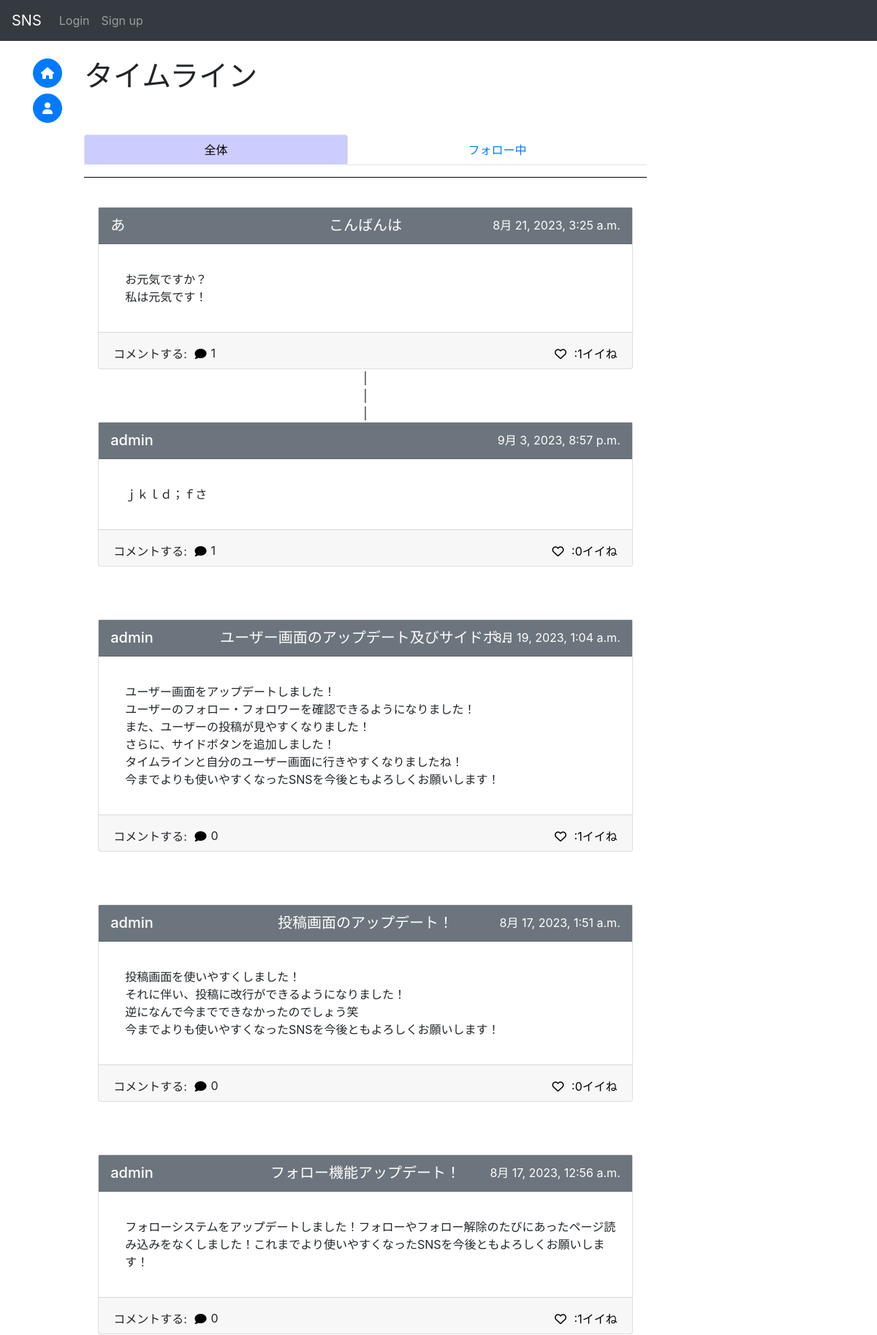
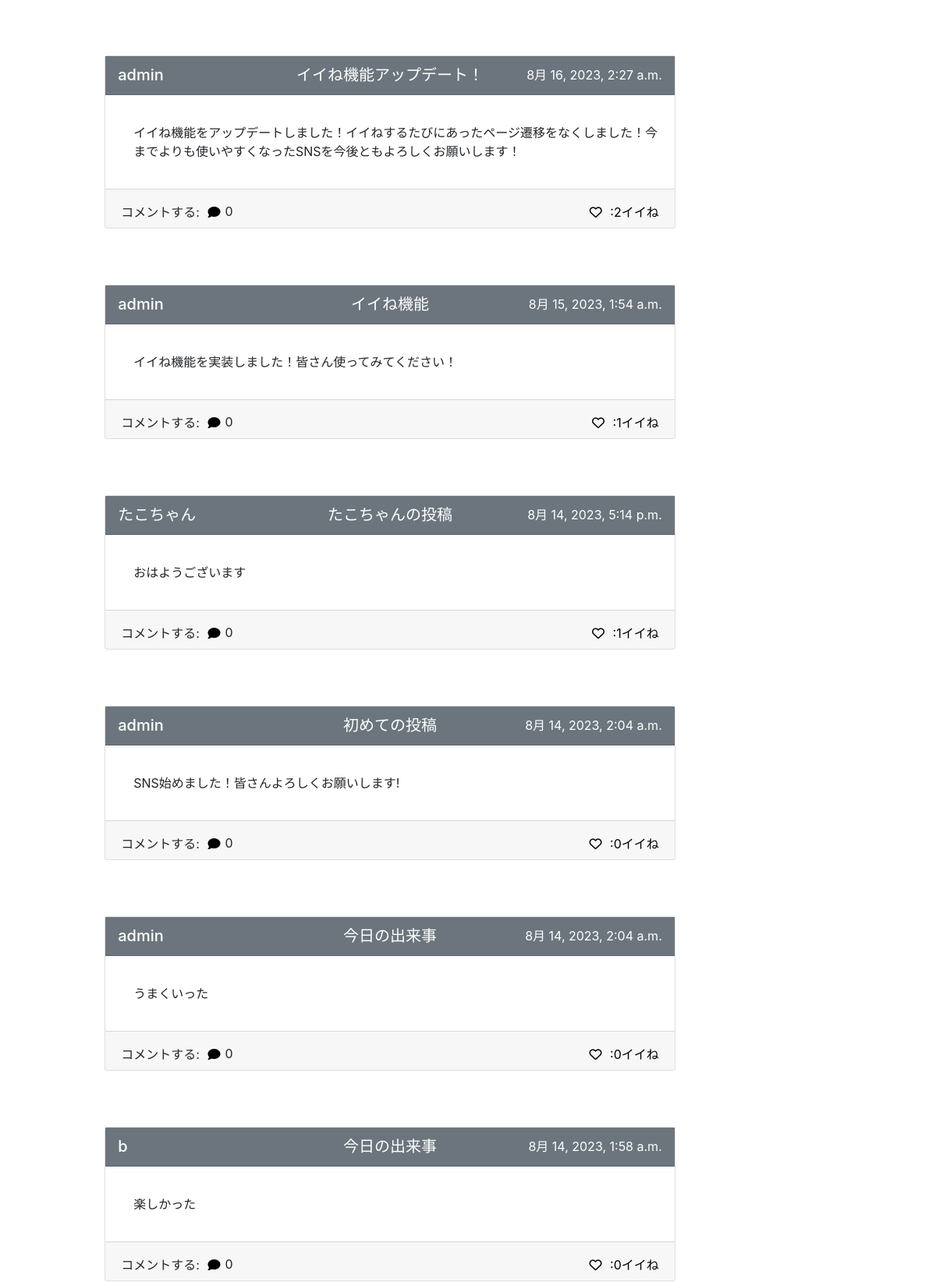
Screenshot of /sns/ (upper part) with the database file from the repository (2 pictures, top to bottom).
### sns/models.py (models this page shows, shortened)
class Post(models.Model):
    id = models.UUIDField(primary_key=True, default=uuid.uuid4, editable=False)
    title = models.CharField(max_length=50, null=True)
    detail = models.TextField(max_length=255)
    author = models.ForeignKey(
        get_user_model(),
        on_delete=models.CASCADE
    )
    created_at = models.DateTimeField(auto_now_add=True)
    good_num = models.IntegerField(default=0)
    mode = models.IntegerField(default=0)#0:通常の投稿 1:コメント
    parent_post = models.ForeignKey(
        "Post",
        on_delete=models.CASCADE,
        null=True,
        blank=True
    )

### accounts/models.py (models this page shows, shortened)
class CustomUser(AbstractBaseUser, PermissionsMixin):
    id = models.UUIDField(primary_key=True, default=uuid.uuid4, editable=False)
    email = models.EmailField(_("email address"), unique=True, blank=True)
    is_staff = models.BooleanField(
        _("staff status"),
        default=False,
        help_text=_("Designates whether the user can log into this admin site."),
    )
    username = models.CharField(_("username"), max_length=50)
    usertag = models.CharField(_("usertag"), max_length=16, default=randomname(16), unique=True)
    created_at = models.DateTimeField(auto_now_add=True)
    objects = CustomUserManager()
    EMAIL_FIELD = "email"
    USERNAME_FIELD = "email"
    REQUIRED_FIELDS = ["username", "usertag"]
    class Meta:
        verbose_name = _("user")
        verbose_name_plural = _("users")
    def __str__(self):
        return self.username

### sns/views.py (the view, shortened to what this page needs)
# urls.py: path("", views.IndexView.as_view(), name="index"),
class IndexView(generic.ListView):
    queryset = Post.objects.filter(mode=0)
    def get_context_data(self, *args, **kwargs: Any):
        context = super().get_context_data(*args, **kwargs)
        comments = {}
        com = Post.objects.filter(mode=1)
        for c in com:
            if c.parent_post.id not in comments:
                comments[c.parent_post.id] = []
            comments[c.parent_post.id].append(c)
        context["post_comments"] = comments
        comment_num = {}
        top_comment = {}
        for p in self.queryset:
            comment_num[p.id] = p.post_set.all().count()
            try:
                tmp = p.post_set.all()[0]
                top_comment[p.id] = tmp
                comment_num[tmp.id] = tmp.post_set.all().count()
            except Exception:
                pass
        context["comment_num"] = comment_num
        context["top_comment"] = top_comment
        if self.request.user.is_anonymous:
            return context

### sns/templatetags/custom_filter.py (called while the page is built)
@register.filter
def get_value(d, k):
    if k in d:
        return d[k]
    return None

### sns/templates/sns/post_list.html (shortened to what this page needs)
{% extends 'base.html' %}
{% block content %}
{% load custom_filter %}
<h1>タイムライン</h1><br>
<div class="row-1" style="position: sticky;top: 55px;z-index:2;background-color:#fff;">
    <br>
    <ul class="nav nav-tabs nav-fill nav-pills" role="tablist">
        <li class="nav-item tab-hov">
            <a class="nav-link active" id="item1-tab" data-toggle="tab" href="#item1" role="tab" aria-controls="item1" aria-selected="true">全体</a>
        </li>
        <li class="nav-item tab-hov">
            <a class="nav-link" id="item2-tab" data-toggle="tab" href="#item2" role="tab" aria-controls="item2" aria-selected="false">フォロー中</a>
        </li>
    </ul>
    <hr size="10" width="100%" color="black">
    <br>
</div>
<div class="tab-content">
    <div class="tab-pane fade show active" id="item1" role="tabpanel" aria-labelledby="item1-tab">
        {% with posts_include=object_list good_mode="1" othergood='12'%}
            {% include 'post_list_include.html' %}
        {% endwith %}
    </div>
</div>
<br>
<br>
<br>
{% endblock %}

### templates/post_list_include.html (shortened to what this page needs)
<div>
{% load custom_filter %}
{% for postin in posts_include reversed %}
    {% if postin.author in blocks or postin.author in blocked or postin.author in mutes%}
    {% else %}
        {% with postcard=postin %}
            {% include 'post_card_include.html' %}
        {% endwith %}
        {% with commentnum=comment_num|get_value:postin.id %}
            {% if commentnum > 0 %}
                <div style="text-align:center;">|</div>
                <div style="text-align:center;">|</div>
                <div style="text-align:center;">|</div>
                {% with postcard=top_comment|get_value:postin.id %}
                    {% include 'post_card_include.html' %}
                {% endwith %}
            {% endif %}
        {% endwith %}
        <br>
        <br>
        <br>
    {% endif %}
{% endfor %}
</div>

### templates/post_card_include.html (shortened to what this page needs)
{% load custom_filter %}
<div class="card w-150px mx-auto clearfix" style="position:relative;">
    <a href="{% url 'sns:post' postcard.pk %}" style="position:absolute;inset:0;">
        <div class="card-header bg-secondary h-50px clearfix" style="display:flex; justify-content:center;postition:relative;">
            <h5 style="position:absolute; left:1rem;">
                <a href="{% url 'accounts:user' postcard.author.id %}" class="on-a title-link">
                    {{ postcard.author }}
                </a>
            </h5>
            <h5 style="text-align:center; display:table-cell;">
                <a href="{% url 'sns:post' postcard.id %}" class="on-a title-link">
                    {% if postcard.mode != 1 %}
                        {{ postcard.title | truncatechars:20 }}
                    {% endif %}
                </a>
            </h5>
            <p style="position:absolute; right:1rem; color:white">
                {{ postcard.created_at }}
            </p>
        </div>
        <div class="card-body detail clearfix">
            <p class="card-text">
                {{ postcard.detail|linebreaks }}
            </p>
        </div>
        <div class="card-footer h-50px text-right clearfix" style="padding-top:0">
            <div style="display:inline">
                <p style="float:left;">
                    コメントする:
                    <button onClick="clearText('{{ postcard.id }}')" class="good on-a">
                        <i class="fa-solid fa-comment"></i>
                    </button>
                    <div id="comment_num_{{ postcard.id }}" style="float:left;">
                        {{ comment_num|get_value:postcard.id }}
                    </div>
                </p>
            </div>
            <div>
                {% if user.is_anonymous %}
                    <button onClick="location.href='{% url 'sns:good' postcard.id 1 %}'" class="good on-a">
                        <i class="fa-regular fa-heart"></i>
                    </button>
                {% endif %}
                <a href="{% url 'sns:good_user' postcard.id %}" class="notlink on-a">
                    <div id="num_{{ postcard.id }}_{{ good_mode }}" style="display:inline;size:4;">:{{ postcard.good_num }}イイね</div>
                </a>
            </div>
        </div>
    </a>
</div>

### static/css/card.css (style rules this page uses)
.detail { margin-left:1rem; }
.title-link, .title-link:hover { color:white; }
.good, .good:focus, .good:hover { border: none; outline: none; background: none; display: inline; }
.on-a { position: relative; z-index: 1; }
.notlink { text-decoration:none !important; color:black !important; }
.w-150px { width: 80% !important; }
.h-50px { height: 50px !important; }

### templates/base.html (style rules this page uses)
body { padding-top : 80px }

### sns/templates/sns/post_list.html (style rules this page uses)
.detail { margin-left:1rem; }
.title-link, .title-link:hover { color:white; }
.good, .good:focus, .good:hover { border: none; outline: none; background: none; display: inline; }
.w-150px { width: 95% !important; }
.h-50px { height: 50px !important; }
.on-a { position: relative; z-index: 1; }
.nav-pills .nav-link.active { background-color: #ccf; color: black; }
.notlink { text-decoration:none !important; color:black !important; }

### rows the page displays
Post: author "あ", title "こんばんは", created_at "8月 21, 2023, 3:25 a.m.", detail "お元気ですか？ 私は元気です！", id "1", good_num "1"
Post: author "admin", created_at "9月 3, 2023, 8:57 p.m.", detail "ｊｋｌｄ；ｆさ", id "1", good_num "0"
Post: author "admin", title "ユーザー画面のアップデート及びサイドボ…", created_at "8月 19, 2023, 1:04 a.m.", detail "ユーザー画面をアップデートしました！ ユーザーのフォロー・フォロワーを確認できるようになりました！ また、ユーザーの投稿が見やすくなりました！ さらに、サイドボタンを追加しました！ タイムラインと自分のユーザー画面に行きやすくなりましたね！ 今までよりも使いやすくなったSNSを今後ともよろしくお願いします！", id "0", good_num "1"
Post: author "admin", title "投稿画面のアップデート！", created_at "8月 17, 2023, 1:51 a.m.", detail "投稿画面を使いやすくしました！ それに伴い、投稿に改行ができるようになりました！ 逆になんで今までできなかったのでしょう笑 今までよりも使いやすくなったSNSを今後ともよろしくお願いします！", id "0", good_num "0"
Post: author "admin", title "フォロー機能アップデート！", created_at "8月 17, 2023, 12:56 a.m.", detail "フォローシステムをアップデートしました！フォローやフォロー解除のたびにあったページ読み込みをなくしました！これまでより使いやすくなったSNSを今後ともよろしくお願いします！", id "0", good_num "1"
Post: author "admin", title "イイね機能アップデート！", created_at "8月 16, 2023, 2:27 a.m.", detail "イイね機能をアップデートしました！イイねするたびにあったページ遷移をなくしました！今までよりも使いやすくなったSNSを今後ともよろしくお願いします！", id "0", good_num "2"
Post: author "admin", title "イイね機能", created_at "8月 15, 2023, 1:54 a.m.", detail "イイね機能を実装しました！皆さん使ってみてください！", id "0", good_num "1"
Post: author "たこちゃん", title "たこちゃんの投稿", created_at "8月 14, 2023, 5:14 p.m.", detail "おはようございます", id "0", good_num "1"
Post: author "admin", title "初めての投稿", created_at "8月 14, 2023, 2:04 a.m.", detail "SNS始めました！皆さんよろしくお願いします!", id "0", good_num "0"
Post: author "admin", title "今日の出来事", created_at "8月 14, 2023, 2:04 a.m.", detail "うまくいった", id "0", good_num "0"
Post: author "b", title "今日の出来事", created_at "8月 14, 2023, 1:58 a.m.", detail "楽しかった", id "0", good_num "0"
